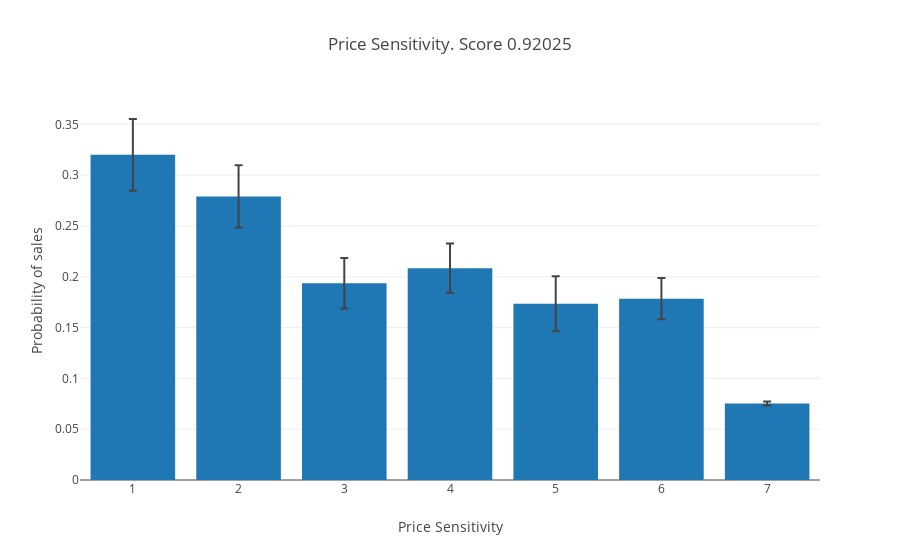

Here is the notebook cell this chart was saved with:
### Markdown cell above
The clients without data in the *Price Sensitivity* feature have a lower probability of buying the insurance, so we have included them in the analysis with the value 7, making them the more sensible to the price

### Code cell
db1.loc[np.isnan(db1['Price Sensitivity']), 'Price Sensitivity'] = 7
scores['Price Sensitivity'], fig = analyze_feature('Price Sensitivity', db1, db1_train, db1_test)
iplot(fig)

### Figure 1 — Plotly figure (JSON) as saved in the notebook; plotly's stock layout.template omitted (floating-point values rounded to 4 significant figures)
{"data": [{"error_y": {"array": [0.03526, 0.03059, 0.02484, 0.02415, 0.02705, 0.02038, 0.001938], "type": "data", "visible": true}, "name": "Sales probability", "type": "bar", "x": [1, 2, 3, 4, 5, 6, 7], "y": [0.32, 0.2791, 0.1937, 0.2085, 0.1735, 0.1785, 0.07525]}], "layout": {"barmode": "group", "title": "Price Sensitivity. Score 0.92025", "xaxis": {"title": "Price Sensitivity"}, "yaxis": {"title": "Probability of sales"}}}
